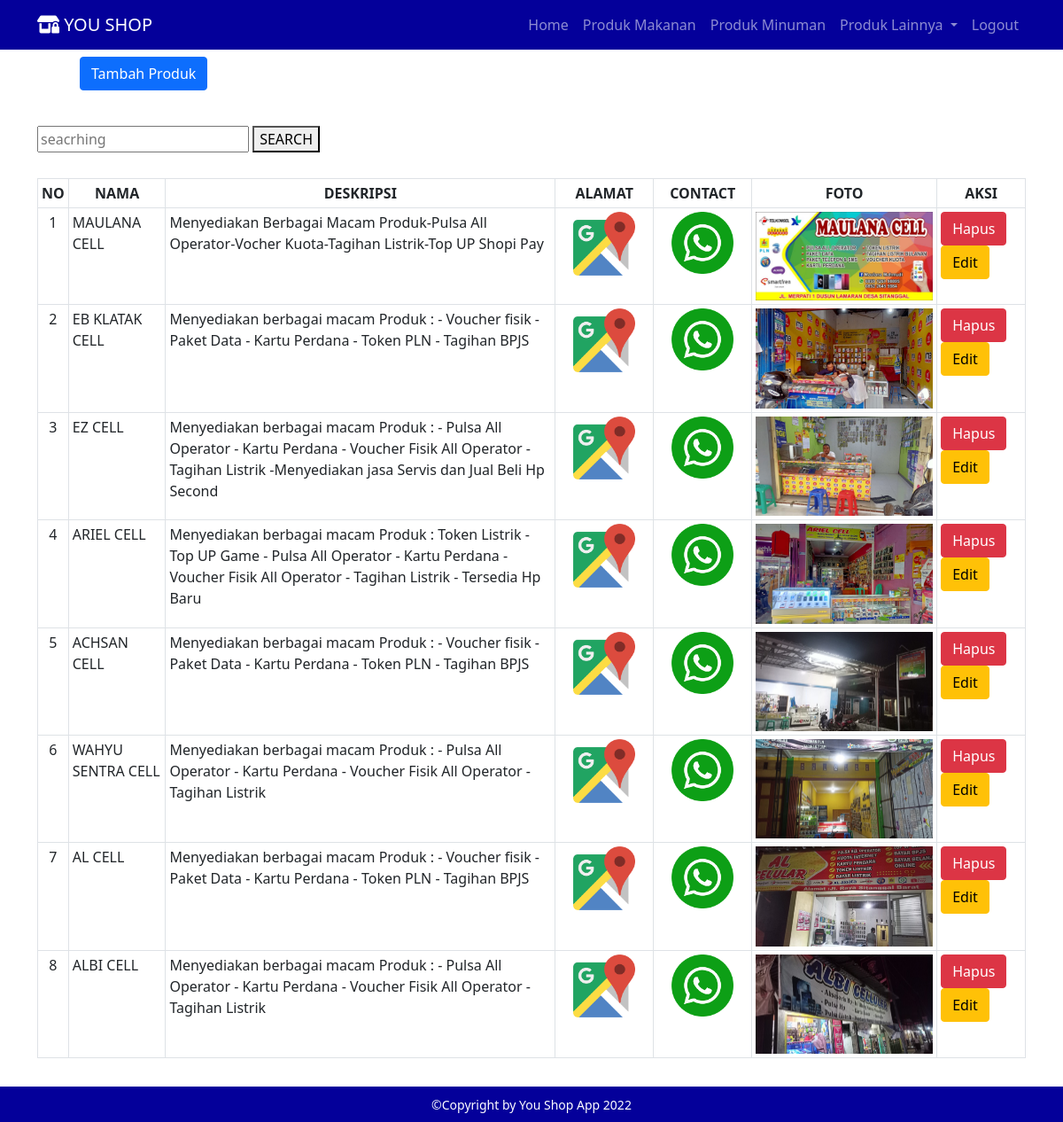
Page /ADMIN/produk-konter.php (signed in) on the committed database.
### tables this page shows
CREATE TABLE `tbl_konter` (
  `ID` int(11) NOT NULL,
  `NAMA` varchar(200) NOT NULL,
  `DESKRIPSI` varchar(400) NOT NULL,
  `ALAMAT` varchar(300) NOT NULL,
  `CONTACT` varchar(200) NOT NULL,
  `FOTO` varchar(100) NOT NULL
);

### ADMIN/koneksi.php (called while the page is built, shortened)
<?php
$host = "localhost";
$user = "root";
$password = "";
$db = "dbyoushop";
$koneksi = mysqli_connect($host, $user, $password, $db);
function query($query) {
  global $koneksi;
  $result = mysqli_query($koneksi, $query);
  $rows = [];
  while($row =mysqli_fetch_assoc($result)){
    $rows[] = $row;
    }
  return $rows;
}
?>

### ADMIN/produk-konter.php (the view, shortened to what this page needs)
<?php
 include "header.php";
 include "koneksi.php";
 $konter = query("SELECT * FROM tbl_konter");
?>
<div>
  <a href="tambah-konter.php" class="btn btn-primary my-3 mx-2 ms-5" >Tambah Produk</a>
</div>
<br>
  <form action="" method="POST">
<input type="text" name="cari" size="20" autofocus placeholder="seacrhing " autocomplete="off">
<button type="submit" >SEARCH</button>
</form>
<br>
<div class="table-responsive">
<table class="table table-bordered table-sm table-hover" style="margin-top :5px;">
<thead>
  <tr>
    <th style="text-align: center;">NO</th>
    <th style="text-align: center;">NAMA</th>
    <th style="text-align: center;">DESKRIPSI</th>
    <th style="text-align: center;">ALAMAT</th>
    <th style="text-align: center;">CONTACT</th>
    <th style="text-align: center;">FOTO</th>
    <th style="text-align: center;">AKSI</th>
  </tr>
</thead>
<tbody>
  <?php $nomor = 1;?>
  <?php
  foreach ($konter as $pecah): ?>
  <tr>
    <td style="text-align: center;"><?php echo $nomor++;?> </td>
    <td><?php echo $pecah ['NAMA'];?> </td>
    <td><?php echo $pecah ['DESKRIPSI'];?> </td>
    <td>
          <a class="p-3" href="<?php echo $pecah ['ALAMAT'];?>"><img src="../file/maps.png" width="70px"></a>
        </td>
    <td >
      <a class="px-3 py-5" href="<?php echo $pecah ['CONTACT'];?>"><img src="../file/wa logo.png" width="70px" ></a>
    </td>
    <td>
    <img src="../foto-konter/<?php echo $pecah ['FOTO'];?>" width="200">
   </td>
   <td>
     <a href="hapus-konter.php?ID=<?php echo $pecah ['ID'];?>"
     class="btn-danger btn " onclick="return confirm('Anda Yakin Ingin Menghapus Data ?');">Hapus</a>
     <a href="edit-konter.php?ID=<?php echo $pecah ['ID'];?>"
     class=" btn btn-warning ">Edit</a>
   </td>
  </tr>
  <?php endforeach; ?>
</tbody>
</table>
</div>
<?php
  include "footer.php";
  ?>

### rows in the picture
tbl_konter: NAMA "MAULANA CELL", DESKRIPSI "Menyediakan Berbagai Macam Produk-Pulsa All Operator-Vocher Kuota-Tagihan Listrik-Top UP Shopi Pay", FOTO (picture)
tbl_konter: NAMA "EB KLATAK CELL", DESKRIPSI "Menyediakan berbagai macam Produk : - Voucher fisik - Paket Data - Kartu Perdana - Token PLN - Tagihan BPJS", FOTO (picture)
tbl_konter: NAMA "EZ CELL", DESKRIPSI "Menyediakan berbagai macam Produk : - Pulsa All Operator - Kartu Perdana - Voucher Fisik All Operator - Tagihan Listrik -Menyediakan jasa Servis dan Jual Beli Hp Second", FOTO (picture)
tbl_konter: NAMA "ARIEL CELL", DESKRIPSI "Menyediakan berbagai macam Produk : Token Listrik - Top UP Game - Pulsa All Operator - Kartu Perdana - Voucher Fisik All Operator - Tagihan Listrik - Tersedia Hp Baru", FOTO (picture)
tbl_konter: NAMA "ACHSAN CELL", DESKRIPSI "Menyediakan berbagai macam Produk : - Voucher fisik - Paket Data - Kartu Perdana - Token PLN - Tagihan BPJS", FOTO (picture)
tbl_konter: NAMA "WAHYU SENTRA CELL", DESKRIPSI "Menyediakan berbagai macam Produk : - Pulsa All Operator - Kartu Perdana - Voucher Fisik All Operator - Tagihan Listrik", FOTO (picture)
tbl_konter: NAMA "AL CELL", DESKRIPSI "Menyediakan berbagai macam Produk : - Voucher fisik - Paket Data - Kartu Perdana - Token PLN - Tagihan BPJS", FOTO (picture)
tbl_konter: NAMA "ALBI CELL", DESKRIPSI "Menyediakan berbagai macam Produk : - Pulsa All Operator - Kartu Perdana - Voucher Fisik All Operator - Tagihan Listrik", FOTO (picture)
